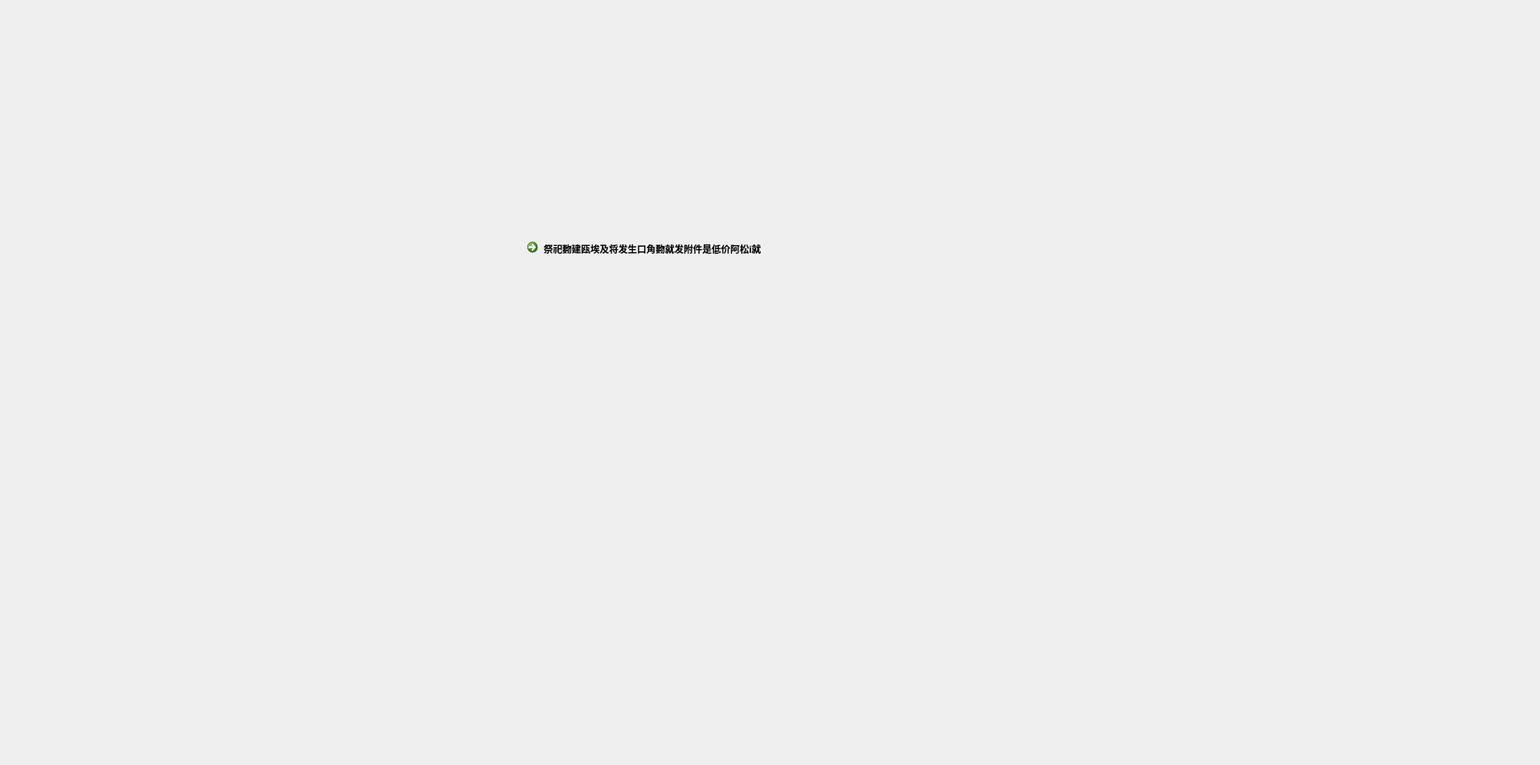
<?xml version="1.0" encoding="UTF-8"?>
<ui version="4.0">
 <class>Widget</class>
 <widget class="QWidget" name="Widget">
  <property name="geometry">
   <rect>
    <x>0</x>
    <y>0</y>
    <width>1980</width>
    <height>983</height>
   </rect>
  </property>
  <property name="windowTitle">
   <string>Widget</string>
  </property>
  <widget class="QCommandLinkButton" name="commandLinkButton">
   <property name="geometry">
    <rect>
     <x>670</x>
     <y>300</y>
     <width>401</width>
     <height>281</height>
    </rect>
   </property>
   <property name="text">
    <string>祭祀覅建瓯埃及将发生口角覅就发附件是低价阿松i就</string>
   </property>
  </widget>
 </widget>
 <resources/>
 <connections/>
</ui>
